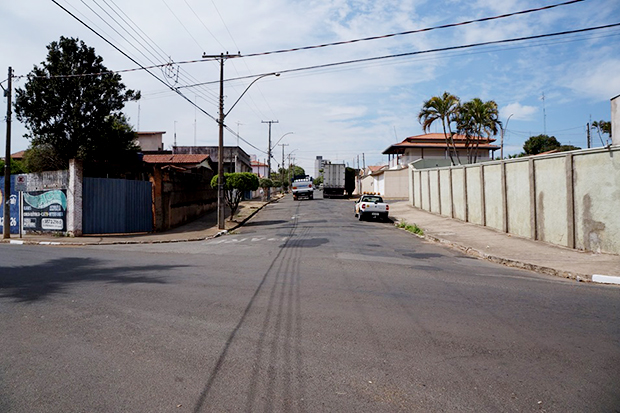
#> input picture 1/img/a.jpg, 620 x 413 px
$ python 1.py
#> lines starting #> are read from the running program, lines starting #| are printed output that depends on the picture
import cv2
import numpy as np
from matplotlib import pyplot as plt

imagemTeste = cv2.imread("img/a.jpg")
#> imagemTeste is the input picture: shape (413, 620, 3); mean B, G, R 136.9, 131.9, 132
cor = ('b', 'g', 'r')

for i, col in enumerate(cor):
    hist = cv2.calcHist([imagemTeste], [i], None, [256], [0,256])
    plt.plot(hist, color = col)
    plt.xlim([0, 256])

cv2.imshow("", imagemTeste)
plt.show()
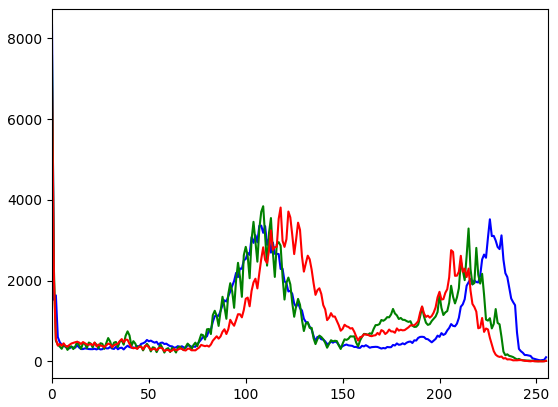
#> figure drawn by matplotlib, 1 panel; curve peaks at x = 0, y = 8323; curve peaks at x = 0, y = 7564; curve peaks at x = 0, y = 6809

cv2.waitKey(0)
cv2.destroyAllWindows()
